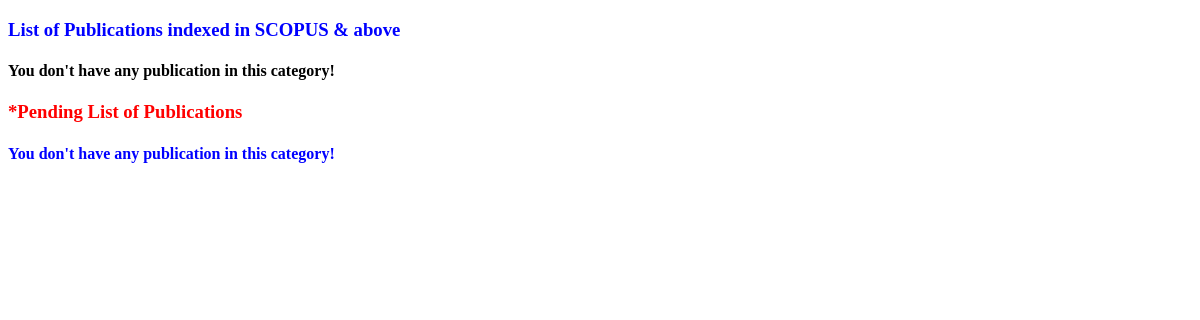
Before: /view.php (signed in) with the older database file.
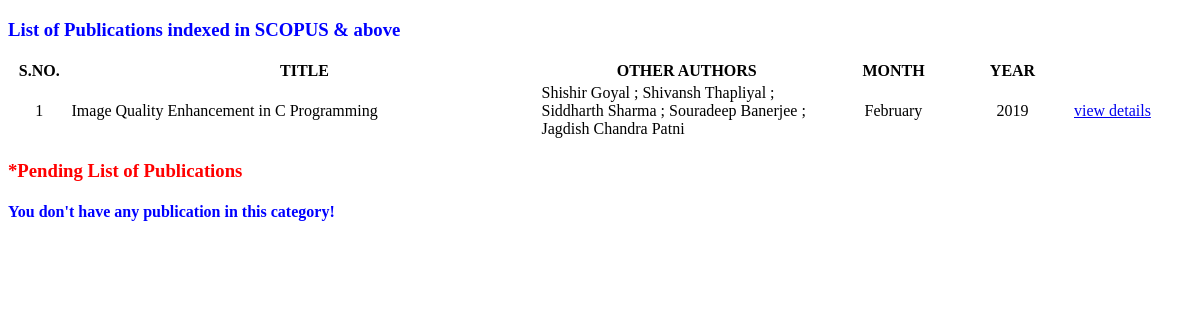
After: the same page with the newer database file.
### tables this page shows
CREATE TABLE `journal` (
  `sap_id` int(11) DEFAULT NULL,
  `title` varchar(181) DEFAULT NULL,
  `authors` varchar(319) DEFAULT NULL,
  `department` varchar(14) DEFAULT NULL,
  `affiliation` varchar(13) DEFAULT NULL,
  `journal_name` varchar(112) DEFAULT NULL,
  `publisher` varchar(16) DEFAULT NULL,
  `issn` varchar(36) DEFAULT NULL,
  `indexed` varchar(6) DEFAULT NULL,
  `volume` int(11) DEFAULT NULL,
  `issue` int(11) DEFAULT NULL,
  `page_no` varchar(102) DEFAULT NULL,
  `month` varchar(9) DEFAULT NULL,
  `year` int(11) DEFAULT NULL,
  `url` varchar(223) DEFAULT NULL,
  `doi` varchar(77) DEFAULT NULL,
  `impact` decimal(4,3) DEFAULT NULL,
  `upload` varchar(192) DEFAULT NULL,
  `status` int(11) DEFAULT NULL,
  `remarks` varchar(9) DEFAULT NULL
);

### view.php (the view, shortened to what this page needs)
<!DOCTYPE html>
<html>
	<head>
	</head>
	<body>
		<h3 style = "color:blue">List of Publications indexed in SCOPUS & above</h3>
		<?php
			require('connection.php');
			$count=0;
			$sap_id = $_SESSION['sapid'];
			$query = "SELECT * FROM journal WHERE sap_id = $sap_id AND remarks = \"Completed\"";
			$result = mysqli_query($db,$query);
			if(mysqli_num_rows($result)>0)
			{
		?>
		<table style = "border:none">
			<tr>
				<th>S.NO.</th>
				<th>TITLE</th>
				<th>OTHER AUTHORS</th>
				<th>MONTH</th>
				<th>YEAR</th>
				<th></th>
			</tr>
			<?php
				while($row = mysqli_fetch_assoc($result))
				{
					$count++;
					echo "<tr>";
						echo "<td width = \"5%\" align = \"center\">".$count."</td>";
						echo "<td width = \"40%\">".$row['title']."</td>";
						echo "<td width = \"25%\">".$row['authors']."</td>";
						echo "<td width = \"10%\" align = \"center\">".$row['month']."</td>";
						echo "<td width = \"10%\" align = \"center\">".$row['year']."</td>";
						echo "<td width = \"10%\"><a href=\"details.php?title=".$row['title']."\" target = \"_blank\">view details</a></td>";
					echo "</tr>";
				}
			?>
		</table>
		<?php
			}
			else
			{
				echo "<h4>You don't have any publication in this category!</h4>";
			}
		?>
		<h3 style = "color:red">*Pending List of Publications</h3>
		<?php
			$query = "SELECT * FROM data WHERE sap_id = $sap_id AND remarks = \"Pending\"";
			$result = mysqli_query($db,$query);
			$count = 0;
			if(mysqli_num_rows($result)>0)
			{
		?>
		<table style = "border:none">
			<tr>
				<th>S.NO.</th>
				<th>TITLE</th>
				<th>OTHER AUTHORS</th>
				<th>MONTH</th>
				<th>YEAR</th>
				<th></th>
			</tr>
			<?php
				while($row = mysqli_fetch_assoc($result))
				{
					$count++;
					echo "<tr>";
						echo "<td width = \"5%\" align = \"center\">".$count."</td>";
						echo "<td width = \"40%\">".$row['title']."</td>";
						echo "<td width = \"25%\">".$row['authors']."</td>";
						echo "<td width = \"10%\" align = \"center\">".$row['month']."</td>";
						echo "<td width = \"10%\" align = \"center\">".$row['year']."</td>";
						echo "<td width = \"10%\"><a href=\"details.php?title=".$row['title']."\" target = \"_blank\">view details</a></td>";
					echo "</tr>";
				}
			?>
		</table>
		<?php
			}
			else
			{
				echo "<h4 style = \"color:blue\">You don't have any publication in this category!</h4>";
			}
		?>
	</body>
</html>

Changed rows visible on the page:
added journal: title "Image Quality Enhancement in C Programming", authors "Shishir Goyal ; Shivansh Thapliyal ; Siddharth Sharma ; Souradeep Banerjee ; Jagdish Chandra Patni", month "February", year "2019"
Other visible differences:
text no longer shown: "You don't have any publication in this category!"
text now shown: "S.NO. TITLE OTHER AUTHORS MONTH YEAR"
